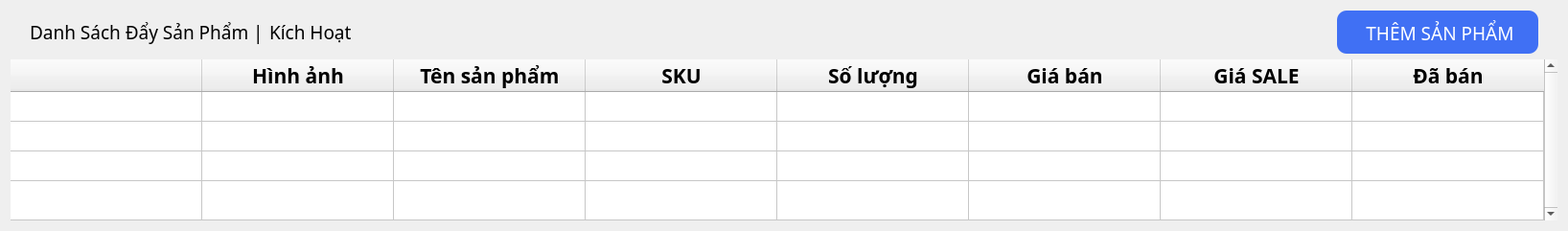
                     <widget class="QWidget" name="pagePushProduct">
                      <property name="sizePolicy">
                       <sizepolicy hsizetype="Maximum" vsizetype="Maximum">
                        <horstretch>0</horstretch>
                        <verstretch>0</verstretch>
                       </sizepolicy>
                      </property>
                      <property name="styleSheet">
                       <string notr="true"/>
                      </property>
                      <layout class="QVBoxLayout" name="verticalLayout_22">
                       <item>
                        <widget class="QFrame" name="frameButtonPushProduct">
                         <property name="sizePolicy">
                          <sizepolicy hsizetype="Preferred" vsizetype="Maximum">
                           <horstretch>0</horstretch>
                           <verstretch>0</verstretch>
                          </sizepolicy>
                         </property>
                         <property name="frameShape">
                          <enum>QFrame::NoFrame</enum>
                         </property>
                         <property name="frameShadow">
                          <enum>QFrame::Raised</enum>
                         </property>
                         <layout class="QHBoxLayout" name="horizontalLayout_15">
                          <property name="leftMargin">
                           <number>20</number>
                          </property>
                          <property name="topMargin">
                           <number>0</number>
                          </property>
                          <property name="rightMargin">
                           <number>20</number>
                          </property>
                          <property name="bottomMargin">
                           <number>0</number>
                          </property>
                          <item>
                           <widget class="QLabel" name="label_7">
                            <property name="sizePolicy">
                             <sizepolicy hsizetype="Maximum" vsizetype="Preferred">
                              <horstretch>0</horstretch>
                              <verstretch>0</verstretch>
                             </sizepolicy>
                            </property>
                            <property name="font">
                             <font>
                              <family>Nunito</family>
                              <pointsize>14</pointsize>
                              <weight>50</weight>
                              <italic>false</italic>
                              <bold>false</bold>
                             </font>
                            </property>
                            <property name="text">
                             <string>Danh Sách Đẩy Sản Phẩm |</string>
                            </property>
                            <property name="alignment">
                             <set>Qt::AlignLeading|Qt::AlignLeft|Qt::AlignVCenter</set>
                            </property>
                           </widget>
                          </item>
                          <item>
                           <widget class="QLabel" name="label_73">
                            <property name="sizePolicy">
                             <sizepolicy hsizetype="Maximum" vsizetype="Preferred">
                              <horstretch>0</horstretch>
                              <verstretch>0</verstretch>
                             </sizepolicy>
                            </property>
                            <property name="font">
                             <font>
                              <family>Nunito</family>
                              <pointsize>14</pointsize>
                              <weight>50</weight>
                              <italic>false</italic>
                              <bold>false</bold>
                             </font>
                            </property>
                            <property name="text">
                             <string>Kích Hoạt</string>
                            </property>
                           </widget>
                          </item>
                          <item>
                           <widget class="QFrame" name="activePushProductFrame">
                            <property name="minimumSize">
                             <size>
                              <width>100</width>
                              <height>0</height>
                             </size>
                            </property>
                            <property name="maximumSize">
                             <size>
                              <width>100</width>
                              <height>16777215</height>
                             </size>
                            </property>
                            <property name="frameShape">
                             <enum>QFrame::NoFrame</enum>
                            </property>
                            <property name="frameShadow">
                             <enum>QFrame::Raised</enum>
                            </property>
                            <layout class="QHBoxLayout" name="activePushProductLayout"/>
                           </widget>
                          </item>
                          <item>
                           <spacer name="horizontalSpacer_2">
                            <property name="orientation">
                             <enum>Qt::Horizontal</enum>
                            </property>
                            <property name="sizeHint" stdset="0">
                             <size>
                              <width>40</width>
                              <height>20</height>
                             </size>
                            </property>
                           </spacer>
                          </item>
                          <item>
                           <widget class="QPushButton" name="btn_add_product_push">
                            <property name="sizePolicy">
                             <sizepolicy hsizetype="Minimum" vsizetype="Fixed">
                              <horstretch>0</horstretch>
                              <verstretch>0</verstretch>
                             </sizepolicy>
                            </property>
                            <property name="minimumSize">
                             <size>
                              <width>0</width>
                              <height>45</height>
                             </size>
                            </property>
                            <property name="maximumSize">
                             <size>
                              <width>240</width>
                              <height>16777215</height>
                             </size>
                            </property>
                            <property name="font">
                             <font>
                              <family>Nunito</family>
                              <pointsize>14</pointsize>
                              <weight>50</weight>
                              <italic>false</italic>
                              <bold>false</bold>
                             </font>
                            </property>
                            <property name="styleSheet">
                             <string notr="true">#btn_add_product_push{
	border-radius: 10px;
    padding:8px 25px 7px 25px;
	background-color: rgb(64, 112, 244);
	color: rgb(255, 255, 255);
}

#btn_add_product_push:hover{
background-color: rgb(107, 145, 250);
}

#btn_add_product_push:pressed{
background-color: rgb(48, 103, 255);
}
</string>
                            </property>
                            <property name="text">
                             <string> THÊM SẢN PHẨM</string>
                            </property>
                            <property name="icon">
                             <iconset resource="../resources.qrc">
                              <normaloff>:/icons/images/icons/cil-plus.png</normaloff>:/icons/images/icons/cil-plus.png</iconset>
                            </property>
                            <property name="iconSize">
                             <size>
                              <width>16</width>
                              <height>16</height>
                             </size>
                            </property>
                           </widget>
                          </item>
                         </layout>
                        </widget>
                       </item>
                       <item>
                        <widget class="QTableWidget" name="tableWidget_product_push">
                         <property name="sizePolicy">
                          <sizepolicy hsizetype="Preferred" vsizetype="Preferred">
                           <horstretch>0</horstretch>
                           <verstretch>0</verstretch>
                          </sizepolicy>
                         </property>
                         <property name="font">
                          <font>
                           <family>Nunito</family>
                           <pointsize>14</pointsize>
                           <weight>50</weight>
                           <italic>false</italic>
                           <bold>false</bold>
                          </font>
                         </property>
                         <property name="styleSheet">
                          <string notr="true"/>
                         </property>
                         <property name="frameShape">
                          <enum>QFrame::NoFrame</enum>
                         </property>
                         <property name="verticalScrollBarPolicy">
                          <enum>Qt::ScrollBarAlwaysOn</enum>
                         </property>
                         <property name="sizeAdjustPolicy">
                          <enum>QAbstractScrollArea::AdjustToContents</enum>
                         </property>
                         <property name="editTriggers">
                          <set>QAbstractItemView::NoEditTriggers</set>
                         </property>
                         <property name="alternatingRowColors">
                          <bool>false</bool>
                         </property>
                         <property name="selectionMode">
                          <enum>QAbstractItemView::NoSelection</enum>
                         </property>
                         <property name="selectionBehavior">
                          <enum>QAbstractItemView::SelectRows</enum>
                         </property>
                         <property name="rowCount">
                          <number>4</number>
                         </property>
                         <property name="columnCount">
                          <number>8</number>
                         </property>
                         <attribute name="horizontalHeaderCascadingSectionResizes">
                          <bool>true</bool>
                         </attribute>
                         <attribute name="horizontalHeaderMinimumSectionSize">
                          <number>40</number>
                         </attribute>
                         <attribute name="horizontalHeaderDefaultSectionSize">
                          <number>200</number>
                         </attribute>
                         <attribute name="horizontalHeaderShowSortIndicator" stdset="0">
                          <bool>false</bool>
                         </attribute>
                         <attribute name="horizontalHeaderStretchLastSection">
                          <bool>true</bool>
                         </attribute>
                         <attribute name="verticalHeaderVisible">
                          <bool>false</bool>
                         </attribute>
                         <attribute name="verticalHeaderCascadingSectionResizes">
                          <bool>false</bool>
                         </attribute>
                         <attribute name="verticalHeaderHighlightSections">
                          <bool>false</bool>
                         </attribute>
                         <attribute name="verticalHeaderStretchLastSection">
                          <bool>true</bool>
                         </attribute>
                         <row>
                          <property name="text">
                           <string>New Row</string>
                          </property>
                         </row>
                         <row>
                          <property name="text">
                           <string>New Row</string>
                          </property>
                         </row>
                         <row>
                          <property name="text">
                           <string>New Row</string>
                          </property>
                         </row>
                         <row>
                          <property name="text">
                           <string>New Row</string>
                          </property>
                         </row>
                         <column>
                          <property name="text">
                           <string/>
                          </property>
                         </column>
                         <column>
                          <property name="text">
                           <string>Hình ảnh</string>
                          </property>
                          <property name="font">
                           <font>
                            <family>Nunito</family>
                            <pointsize>16</pointsize>
                            <weight>75</weight>
                            <bold>true</bold>
                           </font>
                          </property>
                         </column>
                         <column>
                          <property name="text">
                           <string>Tên sản phẩm</string>
                          </property>
                          <property name="font">
                           <font>
                            <family>Nunito</family>
                            <pointsize>16</pointsize>
                            <weight>75</weight>
                            <bold>true</bold>
                           </font>
                          </property>
                         </column>
                         <column>
                          <property name="text">
                           <string>SKU</string>
                          </property>
                          <property name="font">
                           <font>
                            <family>Nunito</family>
                            <pointsize>16</pointsize>
                            <weight>75</weight>
                            <bold>true</bold>
                           </font>
                          </property>
                         </column>
                         <column>
                          <property name="text">
                           <string>Số lượng</string>
                          </property>
                          <property name="font">
                           <font>
                            <family>Nunito</family>
                            <pointsize>16</pointsize>
                            <weight>75</weight>
                            <bold>true</bold>
                           </font>
                          </property>
                         </column>
                         <column>
                          <property name="text">
                           <string>Giá bán</string>
                          </property>
                          <property name="font">
                           <font>
                            <family>Nunito</family>
                            <pointsize>16</pointsize>
                            <weight>75</weight>
                            <bold>true</bold>
                           </font>
                          </property>
                         </column>
                         <column>
                          <property name="text">
                           <string>Giá SALE</string>
                          </property>
                          <property name="font">
                           <font>
                            <family>Nunito</family>
                            <pointsize>16</pointsize>
                            <weight>75</weight>
                            <bold>true</bold>
                           </font>
                          </property>
                         </column>
                         <column>
                          <property name="text">
                           <string>Đã bán</string>
                          </property>
                          <property name="font">
                           <font>
                            <family>Nunito</family>
                            <pointsize>16</pointsize>
                            <weight>75</weight>
                            <bold>true</bold>
                           </font>
                          </property>
                         </column>
                        </widget>
                       </item>
                      </layout>
                     </widget>
